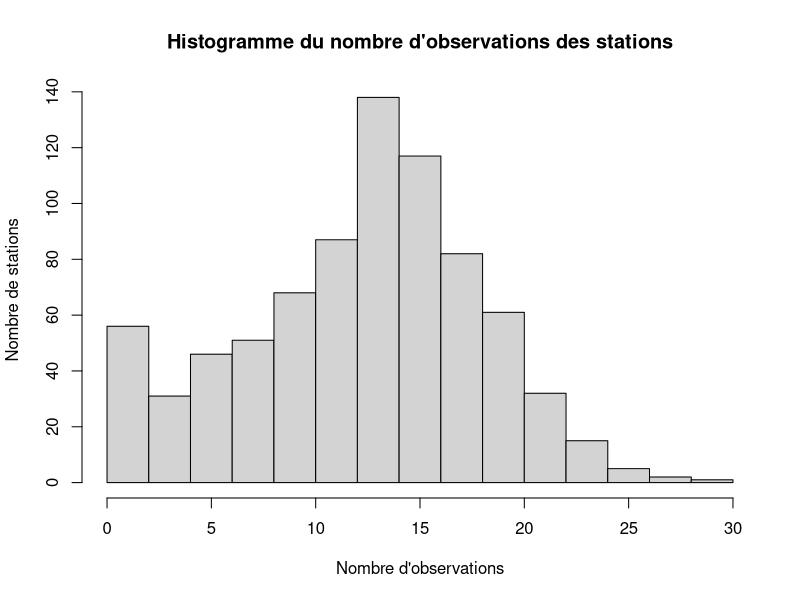
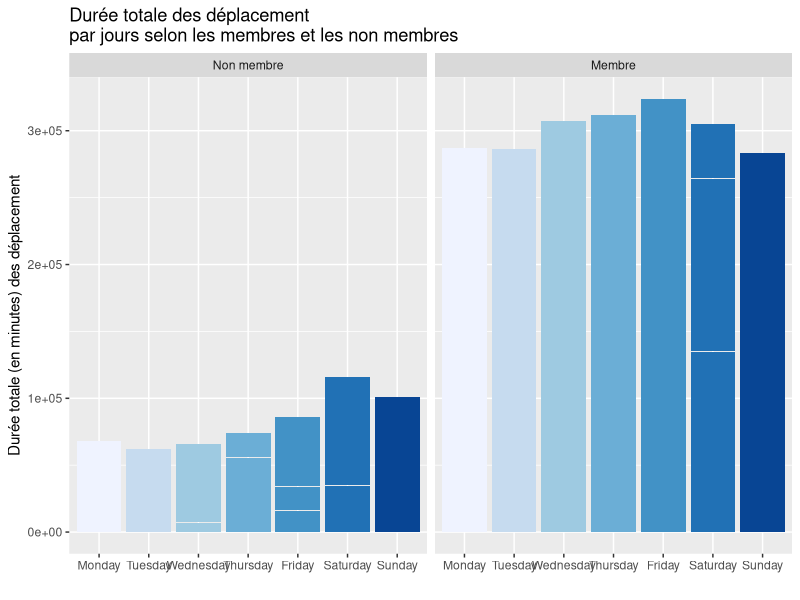
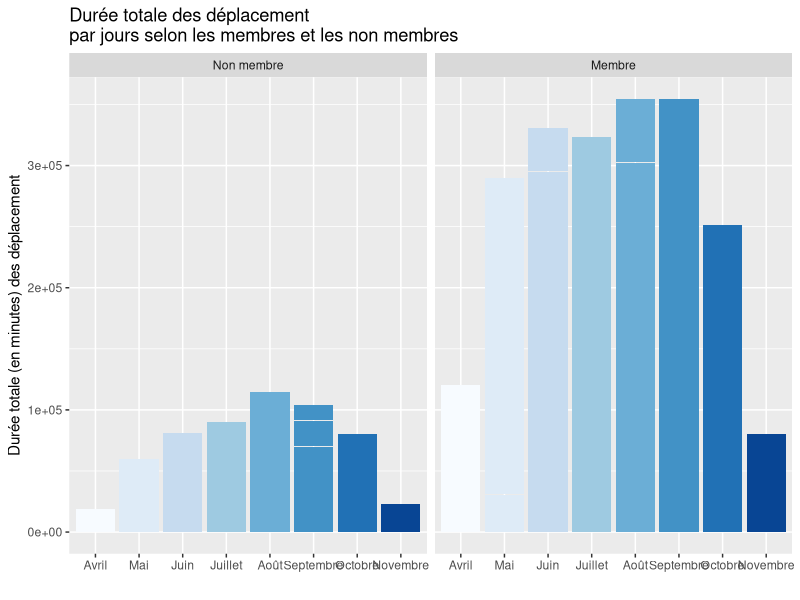
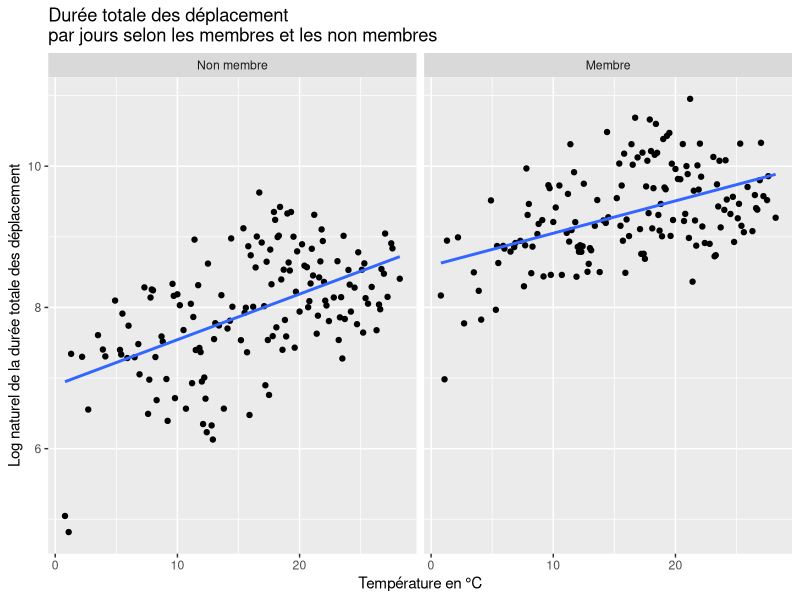
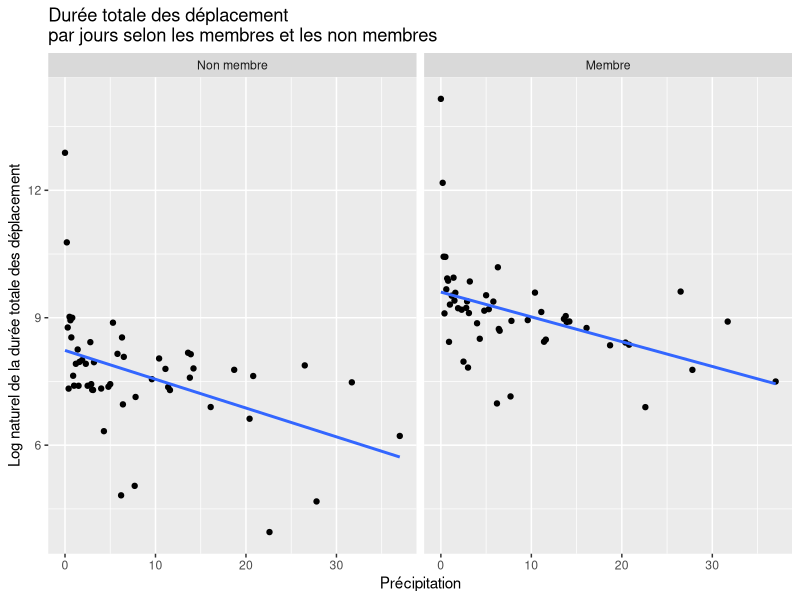
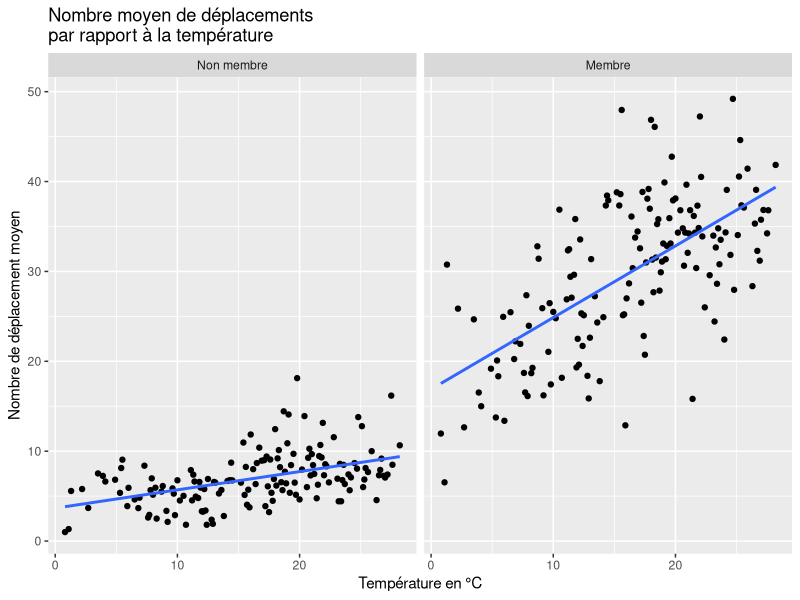
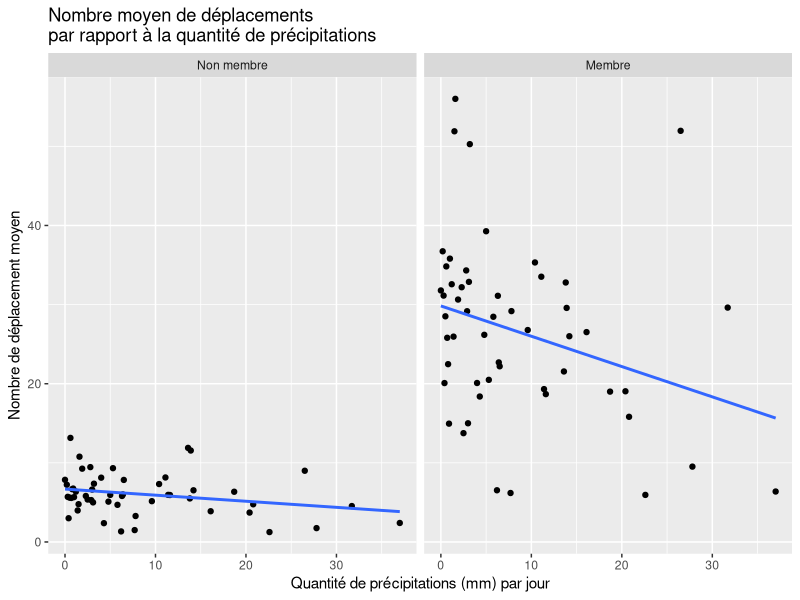
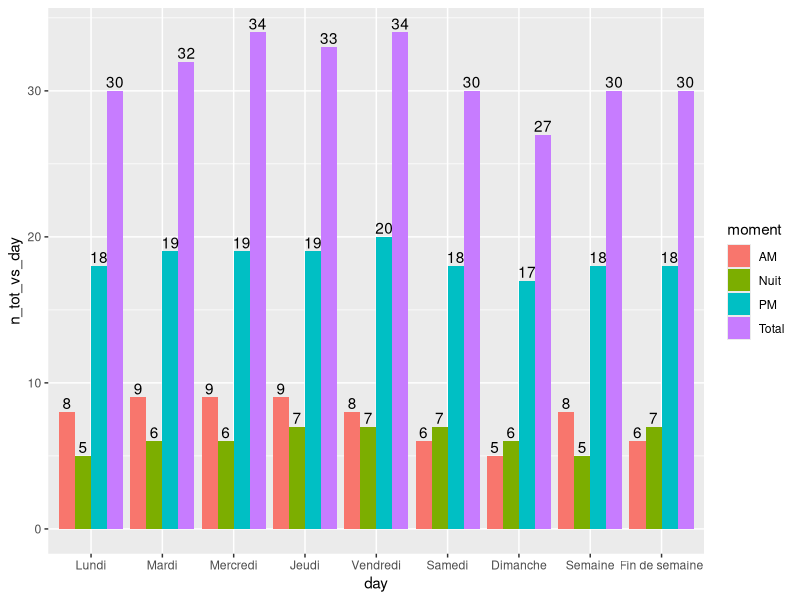

Here is the R script that generated these plots, in order:
## ---- chunk 1
knitr::opts_chunk$set(echo = FALSE)
knitr::opts_chunk$set(message = FALSE)
knitr::opts_chunk$set(warning = FALSE)
knitr::opts_chunk$set(error = FALSE)
## ---- chunk 2
library(tidyverse)
library(ggthemes)
library(RColorBrewer)
library(knitr)
## ---- chunk 3
dat = read.csv("bixi1.csv")

## ---- chunk 4
#Importation des données
bixi_raw_data_df= dat
#bixi_raw_data_df=read.table("raw_data/bixi1.csv", sep = ",", header = T)
## ---- chunk 5
knitr::kable(head(bixi_raw_data_df), caption="6 premières observations du jeu de données")
## ---- chunk 6
knitr::kable(tail(bixi_raw_data_df), caption="6 dernières observations du jeu de données")
## ---- chunk 7
str(bixi_raw_data_df)
## ---- chunk 8
options(knitr.kable.NA = "")
bixi_df=data.frame(station=as.factor(bixi_raw_data_df$station),
                   mm=as.factor(bixi_raw_data_df$mm),
                   dd=as.factor(bixi_raw_data_df$dd),
                   wday=as.factor(bixi_raw_data_df$wday),
                   mem=as.factor(bixi_raw_data_df$mem),
                   holiday=as.factor(bixi_raw_data_df$holiday),
                   bixi_raw_data_df[,7:ncol(bixi_raw_data_df)])
knitr::kable(summary(bixi_df), caption="Sommaire des observations")
## ---- chunk 9
freqTable_station=table(bixi_df$station)
hist(freqTable_station, xlab = "Nombre d'observations", ylab = "Nombre de stations", main = "Histogramme du nombre d'observations des stations")
## ---- chunk 10
dat$wday <- factor(dat$wday,
                   levels = c("Monday", "Tuesday", "Wednesday", "Thursday", "Friday", "Saturday", "Sunday"))

label <- c(`1` = "Membre", `0` = "Non membre")
## ---- chunk 11
ggplot(dat, aes(x=wday, y=dur,
           fill = wday)) +
  geom_bar(stat = "identity") +
  scale_fill_brewer(palette = "Blues")+
  facet_wrap(~ mem,labeller=labeller(mem=label))+
  theme(legend.position="none")+
  labs(title = "Durée totale des déplacement \npar jours selon les membres et les non membres")+
  xlab("")+
  ylab("Durée totale (en minutes) des déplacement")
## ---- chunk 12
dat$wday <- factor(dat$wday,
                   levels = c("Monday", "Tuesday", "Wednesday", "Thursday", "Friday", "Saturday", "Sunday"))

label <- c(`1` = "Membre", `0` = "Non membre")
## ---- chunk 13
ggplot(dat, aes(as.factor(mm), dur, fill = as.factor(mm))) +
  geom_bar(stat = "identity") +
  scale_fill_brewer(palette = "Blues")+
  facet_wrap(~ mem,labeller=labeller(mem=label))+
  theme(legend.position="none")+
  scale_x_discrete(breaks = 4:11,labels=c("Avril","Mai","Juin", "Juillet", "Août", "Septembre", "Octobre", "Novembre")) +
  labs(title = "Durée totale des déplacement \npar jours selon les membres et les non membres")+
  xlab("")+
  ylab("Durée totale (en minutes) des déplacement")
## ---- chunk 14
dat_temp <- dat %>%
  select(mem, dur, temp, avg) %>% 
  group_by(temp, mem) %>%
  summarise(dur = log(sum(dur)))
## ---- chunk 15
ggplot(dat_temp, aes(temp, dur)) +
  geom_point() +
  facet_wrap(~mem,labeller=labeller(mem=label))+
  geom_smooth(method='lm', se=FALSE) +
  labs(title = "Durée totale des déplacement \npar jours selon les membres et les non membres")+
  xlab("Température en °C")+
  ylab("Log naturel de la durée totale des déplacement")

dat_temp_cor = dat_temp %>% 
  group_by(mem) %>%
  summarise(cor = cor(temp,dur))
## ---- chunk 16
dat_rain <- dat %>%
  select(mem, dur, rain) %>% 
  group_by(rain, mem) %>%
  summarise(dur = log(sum(dur)))

## ---- chunk 17
ggplot(dat_rain, aes(rain, dur)) +
  geom_point() +
  facet_wrap(~mem,labeller=labeller(mem=label)) +
  geom_smooth(method='lm', se=FALSE) +
  labs(title = "Durée totale des déplacement \npar jours selon les membres et les non membres")+
  xlab("Précipitation")+
  ylab("Log naturel de la durée totale des déplacement")

dat_rain_cor = dat_rain %>% 
  group_by(mem) %>%
  summarise(cor = cor(rain,dur))
## ---- chunk 18
dat_mem <- dat %>%
  select(mem, avg, dur) %>% 
  group_by(mem) %>%
  summarise(avg = mean(avg), dur = sum(dur)) %>% 
  mutate(dur_relative = ifelse(mem == 1, dur / sum(dat$mem == 1), dur / sum(dat$mem ==0))) %>% 
  mutate(mem = ifelse(mem == 1, "Membre", "Non-membre"))
## ---- chunk 19
kable(dat_mem, col.names = c("Membre", "Durée moyenne", "Durée totale", "Durée totale relative"), caption = "Détail sur la durée selon les abonnements")
## ---- chunk 20
dat_hol <- dat %>%
  select(holiday, avg, dur) %>% 
  group_by(holiday) %>%
  summarise(avg = mean(avg), dur = sum(dur)) %>% 
  mutate(dur_relative = ifelse(holiday == 1, dur / sum(dat$holiday == 1), dur / sum(dat$holiday ==0))) %>% 
  mutate(holiday = ifelse(holiday == 1, "Férié", "Non férié"))


kable(dat_hol, col.names = c("Jour", "Durée moyenne", "Durée totale", "Durée totale relative"), caption = "Détail sur la durée selon les fériés")

## ---- chunk 21
dat_temp_ntot <- dat %>%
  select(mem, n_tot, temp) %>% 
  group_by(temp, mem) %>%
  summarise(n_tot = (mean(n_tot)))

ggplot(dat_temp_ntot, aes(temp, n_tot)) +
  geom_point() + geom_smooth(method='lm', se=FALSE) +
  facet_wrap(~mem,labeller=labeller(mem=label)) +
  labs(title = "Nombre moyen de déplacements \npar rapport à la température")+
  xlab("Température en °C")+
  ylab("Nombre de déplacement moyen")

dat_temp_n_tot_mem <- filter(dat_temp_ntot, mem == 1)
cor_n_tot_temp_mem <- cor(dat_temp_n_tot_mem$n_tot,dat_temp_n_tot_mem$temp)

dat_temp_n_tot_nmem <- filter(dat_temp_ntot, mem == 0)
cor_n_tot_temp_nmem <- cor(dat_temp_n_tot_nmem$n_tot,dat_temp_n_tot_nmem$temp)

# Plutot ceci :

dat_temp_ntot_cor = dat_temp_ntot %>% 
  group_by(mem) %>%
  summarise(cor = cor(temp,n_tot))
## ---- chunk 22
dat_rain_ntot <- dat %>%
  select(mem, n_tot, rain) %>% 
  group_by(rain, mem) %>%
  summarise(n_tot = (mean(n_tot)))

ggplot(dat_rain_ntot, aes(rain, n_tot)) +
  geom_point() + geom_smooth(method='lm', se=FALSE) +
  facet_wrap(~mem,labeller=labeller(mem=label)) +
  labs(title = "Nombre moyen de déplacements \npar rapport à la quantité de précipitations")+
  xlab("Quantité de précipitations (mm) par jour")+
  ylab("Nombre de déplacement moyen")

dat_rain_n_tot_mem <- filter(dat_rain_ntot, mem == 1)
cor_n_tot_rain_mem <- cor(dat_rain_n_tot_mem$n_tot,dat_rain_n_tot_mem$rain)

dat_rain_n_tot_nmem <- filter(dat_rain_ntot, mem == 0)
cor_n_tot_rain_nmem <- cor(dat_rain_n_tot_nmem$n_tot,dat_rain_n_tot_nmem$rain)
## ---- chunk 23

monday <- select(filter(dat, wday == "Monday" & mem == 1),n_tot,n_AM,n_PM)
v_monday <- c(mean(monday$n_AM),mean(monday$n_PM), mean(monday$n_tot-monday$n_AM-monday$n_PM),mean(monday$n_tot))

monday_nm <- select(filter(dat, wday == "Monday" & mem == 0),n_tot,n_AM,n_PM)
v_monday_nm <- c(mean(monday_nm$n_AM),mean(monday_nm$n_PM),mean(monday_nm$n_tot-monday_nm$n_AM-monday_nm$n_PM),mean(monday_nm$n_tot))


tuesday <- select(filter(dat, wday == "Tuesday" & mem == 1),n_tot,n_AM,n_PM)
v_tuesday <- c(mean(tuesday$n_AM),mean(tuesday$n_PM), mean(tuesday$n_tot-tuesday$n_AM-tuesday$n_PM),mean(tuesday$n_tot))

tuesday_nm <- select(filter(dat, wday == "Tuesday" & mem == 0),n_tot,n_AM,n_PM)
v_tuesday_nm <- c(mean(tuesday_nm$n_AM),mean(tuesday_nm$n_PM),mean(tuesday_nm$n_tot-tuesday_nm$n_AM-tuesday_nm$n_PM),mean(tuesday_nm$n_tot))


wednesday <- select(filter(dat, wday == "Wednesday" & mem == 1),n_tot,n_AM,n_PM)
v_wednesday <- c(mean(wednesday$n_AM),mean(wednesday$n_PM), mean(wednesday$n_tot-wednesday$n_AM-wednesday$n_PM),mean(wednesday$n_tot))

wednesday_nm <- select(filter(dat, wday == "Wednesday" & mem == 0),n_tot,n_AM,n_PM)
v_wednesday_nm <- c(mean(wednesday_nm$n_AM),mean(wednesday_nm$n_PM),mean(wednesday_nm$n_tot-wednesday_nm$n_AM-wednesday_nm$n_PM),mean(wednesday_nm$n_tot))


thursday <- select(filter(dat, wday == "Thursday" & mem == 1),n_tot,n_AM,n_PM)
v_thursday <- c(mean(thursday$n_AM),mean(thursday$n_PM), mean(thursday$n_tot-thursday$n_AM-thursday$n_PM),mean(thursday$n_tot))

thursday_nm <- select(filter(dat, wday == "Thursday" & mem == 0),n_tot,n_AM,n_PM)
v_thursday_nm <- c(mean(thursday_nm$n_AM),mean(thursday_nm$n_PM),mean(thursday_nm$n_tot-thursday_nm$n_AM-thursday_nm$n_PM),mean(thursday_nm$n_tot))


friday <- select(filter(dat, wday == "Friday" & mem == 1),n_tot,n_AM,n_PM)
v_friday <- c(mean(friday$n_AM),mean(friday$n_PM), mean(friday$n_tot-friday$n_AM-friday$n_PM),mean(friday$n_tot))

friday_nm <- select(filter(dat, wday == "Friday" & mem == 0),n_tot,n_AM,n_PM)
v_friday_nm <- c(mean(friday_nm$n_AM),mean(friday_nm$n_PM),mean(friday_nm$n_tot-friday_nm$n_AM-friday_nm$n_PM),mean(friday_nm$n_tot))


saturday <- select(filter(dat, wday == "Saturday" & mem == 1),n_tot,n_AM,n_PM)
v_saturday <- c(mean(saturday$n_AM),mean(saturday$n_PM), mean(saturday$n_tot-saturday$n_AM-saturday$n_PM),mean(saturday$n_tot))

saturday_nm <- select(filter(dat, wday == "Saturday" & mem == 0),n_tot,n_AM,n_PM)
v_saturday_nm <- c(mean(saturday_nm$n_AM),mean(saturday_nm$n_PM),mean(saturday_nm$n_tot-saturday_nm$n_AM-saturday_nm$n_PM),mean(saturday_nm$n_tot))


sunday <- select(filter(dat, wday == "Sunday" & mem == 1),n_tot,n_AM,n_PM)
v_sunday <- c(mean(sunday$n_AM),mean(sunday$n_PM), mean(sunday$n_tot-sunday$n_AM-sunday$n_PM),mean(sunday$n_tot))

sunday_nm <- select(filter(dat, wday == "Sunday" & mem == 0),n_tot,n_AM,n_PM)
v_sunday_nm <- c(mean(sunday_nm$n_AM),mean(sunday_nm$n_PM),mean(sunday_nm$n_tot-sunday_nm$n_AM-sunday_nm$n_PM),mean(sunday_nm$n_tot))


v_semaine <- c(mean(v_monday[1],v_tuesday[1],v_wednesday[1],v_thursday[1],v_friday[1]),+
             mean(v_monday[2],v_tuesday[2],v_wednesday[2],v_thursday[2],v_friday[2]),+
             mean(v_monday[3],v_tuesday[3],v_wednesday[3],v_thursday[3],v_friday[3]),+
             mean(v_monday[4],v_tuesday[4],v_wednesday[4],v_thursday[4],v_friday[4]))

v_fin_semaine <- c(mean(v_saturday[1],v_sunday[1]),+
                 mean(v_saturday[2],v_sunday[2]),+
                 mean(v_saturday[3],v_sunday[3]),+
                 mean(v_saturday[4],v_sunday[4]))


v_semaine_nm <- c(mean(v_monday_nm[1],v_tuesday_nm[1],v_wednesday_nm[1],v_thursday_nm[1],v_friday_nm[1]),+
             mean(v_monday_nm[2],v_tuesday_nm[2],v_wednesday_nm[2],v_thursday_nm[2],v_friday_nm[2]),+
             mean(v_monday_nm[3],v_tuesday_nm[3],v_wednesday_nm[3],v_thursday_nm[3],v_friday_nm[3]),+
             mean(v_monday_nm[4],v_tuesday_nm[4],v_wednesday_nm[4],v_thursday_nm[4],v_friday_nm[4]))

v_fin_semaine_nm <- c(mean(v_saturday_nm[1],v_sunday_nm[1]),+
                 mean(v_saturday_nm[2],v_sunday_nm[2]),+
                 mean(v_saturday_nm[3],v_sunday_nm[3]),+
                 mean(v_saturday_nm[4],v_sunday_nm[4]))

n_tot_vs_day = ceiling(c(v_monday, v_tuesday, v_wednesday, v_thursday, v_friday, v_saturday, v_sunday, v_semaine, v_fin_semaine))
n_tot_vs_day_nm = ceiling(c(v_monday_nm, v_tuesday_nm, v_wednesday_nm, v_thursday_nm, v_friday_nm, v_saturday_nm, v_sunday_nm, v_semaine_nm, v_fin_semaine_nm))


moment <- rep(c("AM", "PM", "Nuit", "Total"),9)

day <- c(rep("Lundi",4), rep("Mardi",4), rep("Mercredi",4), rep("Jeudi",4), rep("Vendredi",4), rep("Samedi",4), rep("Dimanche",4), rep("Semaine",4), rep("Fin de semaine",4))

wday_data_n <- data.frame(moment,n_tot_vs_day,day)
wday_data_n_nm <- data.frame(moment,n_tot_vs_day_nm,day)

wday_data_n <- wday_data_n %>% mutate(day=factor(day, 
                                      levels=c("Lundi", "Mardi", "Mercredi",
                                               "Jeudi", "Vendredi", "Samedi", 
                                               "Dimanche", "Semaine", "Fin de semaine"), ordered=TRUE))

wday_data_n_nm <- wday_data_n_nm %>% mutate(day=factor(day, 
                                      levels=c("Lundi", "Mardi", "Mercredi",
                                               "Jeudi", "Vendredi", "Samedi", 
                                               "Dimanche", "Semaine", "Fin de semaine"), ordered=TRUE))

ggplot(wday_data_n, aes(fill=moment,y = n_tot_vs_day, x = day )) + geom_bar(position="dodge", stat="identity")+
geom_text(aes(label=n_tot_vs_day), position=position_dodge(width=0.9), vjust=-0.25)

ggplot(wday_data_n_nm, aes(fill=moment,y = n_tot_vs_day_nm, x = day )) + geom_bar(position="dodge", stat="identity")+
geom_text(aes(label=n_tot_vs_day_nm), position=position_dodge(width=0.9), vjust=-0.25)
              
## ---- chunk 24

dat_test <- dat %>%
  select(mem, n_tot, wday) %>% 
  group_by(wday, mem) %>%
  summarise(n_tot = (mean(n_tot)))


day <- c(rep("Lundi",2), rep("Mardi",2), rep("Mercredi",2), rep("Jeudi",2), rep("Vendredi",2), rep("Samedi",2), rep("Dimanche",2))

ggplot(dat_test, aes(x=wday, y=n_tot,
           fill = day)) +
  geom_bar(stat = "identity") +
  scale_fill_brewer(palette = "Blues")+
  facet_wrap(~ mem,labeller=labeller(mem=label))+
  theme(legend.position="none")+
  labs(title = "Nombre de déplacement \npar jours selon les membres et les non membres")+
  xlab("")+
  ylab("Nombre de déplacement")+
  geom_text(aes(label=ceiling(n_tot)), position=position_dodge(width=0.9), vjust=-0.25)

## ---- chunk 25

data_ferie_mem = unlist(select(filter(dat, holiday == 1 & mem == 1),n_tot))
data_ferie_nmem = unlist(select(filter(dat, holiday == 1 & mem == 0),n_tot))
data_nferie_mem = unlist(select(filter(dat, holiday == 0 & mem == 1),n_tot))
data_nferie_nmem = unlist(select(filter(dat, holiday == 0 & mem == 0),n_tot))

dat_hol_n_tot <- dat %>%
  select(holiday, n_tot) %>% 
  group_by(holiday) %>%
  summarise(avg = mean(n_tot), n_tot = sum(n_tot)) %>% 
  mutate(n_tot_relative = ifelse(holiday == 1, n_tot / sum(dat$holiday == 1), n_tot / sum(dat$holiday ==0))) %>% 
  mutate(holiday = ifelse(holiday == 1, "Férié", "Non férié"))

kable(dat_hol_n_tot, col.names = c("Jour", "Nb. déplacement moyen", "Nb. déplacement total", "Nb. déplacement total relatif"), caption = "Détail sur le nombre de déplacement selon les fériés")

## ---- chunk 26
dat_mem_n_tot <- dat %>%
  select(mem, n_tot) %>% 
  group_by(mem) %>%
  summarise(avg = mean(n_tot), n_tot = sum(n_tot)) %>% 
  mutate(n_tot_relative = ifelse(mem == 1, n_tot / sum(dat$n_tot == 1), n_tot / sum(dat$mem ==0))) %>% 
  mutate(mem = ifelse(mem == 1, "Membre", "Non-membre"))

kable(dat_mem_n_tot, col.names = c("Membre", "Nb. de déplacement moyen", "Nb. de déplacement total", "Nb. de déplacement relatif"), caption = "Détail sur le nombre de déplacement selon les abonnements")
## ---- chunk 27

etat <- rep(c("Membre", "Non-membre"),8)

mois <- c(rep("Avril",2), rep("Mai",2), rep("Juin",2), rep("Juillet",2), rep("Août",2), rep("Septembre",2), rep("Octobre",2), rep("Novembre",2))

dat_mem_n_tot_vs_mm <- select(filter(dat,mem == 1),n_tot,mm)
dat_nmem_n_tot_vs_mm <- select(filter(dat,mem == 0),n_tot,mm)

#v_n_tot_vs_mm <- ceiling(c(mean(filter(dat_mem_n_tot_vs_mm, mm == 4)$n_tot), mean(filter(dat_nmem_n_tot_vs_mm, mm == 4)$n_tot),+
#                       mean(filter(dat_mem_n_tot_vs_mm, mm == 5)$n_tot), mean(filter(dat_nmem_n_tot_vs_mm, mm == 5)$n_tot),+
#                       mean(filter(dat_mem_n_tot_vs_mm, mm == 6)$n_tot), mean(filter(dat_nmem_n_tot_vs_mm, mm == 6)$n_tot),+
#                       mean(filter(dat_mem_n_tot_vs_mm, mm == 7)$n_tot), mean(filter(dat_nmem_n_tot_vs_mm, mm == 7)$n_tot),+
#                       mean(filter(dat_mem_n_tot_vs_mm, mm == 8)$n_tot), mean(filter(dat_nmem_n_tot_vs_mm, mm == 8)$n_tot),+
#                       mean(filter(dat_mem_n_tot_vs_mm, mm == 9)$n_tot), mean(filter(dat_nmem_n_tot_vs_mm, mm == 9)$n_tot),+
#                       mean(filter(dat_mem_n_tot_vs_mm, mm == 10)$n_tot), mean(filter(dat_nmem_n_tot_vs_mm, mm == 10)$n_tot),+
#                       mean(filter(dat_mem_n_tot_vs_mm, mm == 11)$n_tot), mean(filter(dat_nmem_n_tot_vs_mm, mm == 11)$n_tot)))

v_n_tot_vs_mm <- c(sum(filter(dat_mem_n_tot_vs_mm, mm == 4)$n_tot), sum(filter(dat_nmem_n_tot_vs_mm, mm == 4)$n_tot),+
                       sum(filter(dat_mem_n_tot_vs_mm, mm == 5)$n_tot), sum(filter(dat_nmem_n_tot_vs_mm, mm == 5)$n_tot),+
                       sum(filter(dat_mem_n_tot_vs_mm, mm == 6)$n_tot), sum(filter(dat_nmem_n_tot_vs_mm, mm == 6)$n_tot),+
                       sum(filter(dat_mem_n_tot_vs_mm, mm == 7)$n_tot), sum(filter(dat_nmem_n_tot_vs_mm, mm == 7)$n_tot),+
                       sum(filter(dat_mem_n_tot_vs_mm, mm == 8)$n_tot), sum(filter(dat_nmem_n_tot_vs_mm, mm == 8)$n_tot),+
                       sum(filter(dat_mem_n_tot_vs_mm, mm == 9)$n_tot), sum(filter(dat_nmem_n_tot_vs_mm, mm == 9)$n_tot),+
                       sum(filter(dat_mem_n_tot_vs_mm, mm == 10)$n_tot), sum(filter(dat_nmem_n_tot_vs_mm, mm == 10)$n_tot),+
                       sum(filter(dat_mem_n_tot_vs_mm, mm == 11)$n_tot), sum(filter(dat_nmem_n_tot_vs_mm, mm == 11)$n_tot))


dmm_data_n_tot <- data.frame(etat,v_n_tot_vs_mm,mois)

#ggplot(dmm_data_n_tot, aes(fill=etat,y = v_n_tot_vs_mm, x = mois)) + geom_bar(position="dodge",stat="identity")+
#geom_text(aes(label=v_n_tot_vs_mm), position=position_dodge(width=0.9), vjust=-0.25)


dat_test <- dat %>%
  select(mem, n_tot, mm) %>% 
  group_by(mm, mem) %>%
  summarise(n_tot = (sum(n_tot)))

mois <- c(rep("Avril",2), rep("Mai",2), rep("Juin",2), rep("Juillet",2), rep("Août",2), rep("Septembre",2), rep("Octobre",2), rep("Novembre",2))

dat_test <- dat_test %>% mutate(mm=factor(mm, 
                                      levels=c(4:11), ordered=TRUE))


ggplot(dat_test, aes(x=mm, y=n_tot,
           fill = mois)) +
  geom_bar(stat = "identity") +
  scale_fill_brewer(palette = "Blues")+
  facet_wrap(~ mem,labeller=labeller(mem=label))+
  theme(legend.position="none")+
  labs(title = "Nombre de déplacement \npar jours selon les membres et les non membres")+
  xlab("")+
  ylab("Nombre de déplacement")

## ---- chunk 28

dat_n_tot_station <- dat %>%
  select(mem, n_tot, station) %>% 
  group_by(station, mem) %>%
  summarise(n_tot = (sum(n_tot)))%>% 
  add_count(station) %>% 
  filter(dense_rank(n_tot) < 14)


plot(dat_n_tot_station$station,dat_n_tot_station$n_tot)
## ---- chunk 29
knitr::kable(summary(dat), caption="tableau")

## ---- chunk 30
donnees_summary <- dat %>%
  group_by(mem) %>%
  summarise(percentage = n() / nrow(dat) * 100)
# Création variable pour afficher en %

# Création du graphique à barres
ggplot(data = donnees_summary, aes(x = factor(mem), y = percentage, fill = factor(mem))) +
  geom_bar(stat = "identity") +
  guides(fill=guide_legend(title = "Membre"))+
  ggtitle("Pourcentage de membre et de non membre BIXI")+
  xlab("")+
  ylab("Pourcentage")+
  theme_minimal()
## ---- chunk 31
dat %>%  ggplot(aes(avg,temp))+
  geom_point()+
  theme_minimal()

dat %>% ggplot(aes(dur))+
  geom_density()
  
